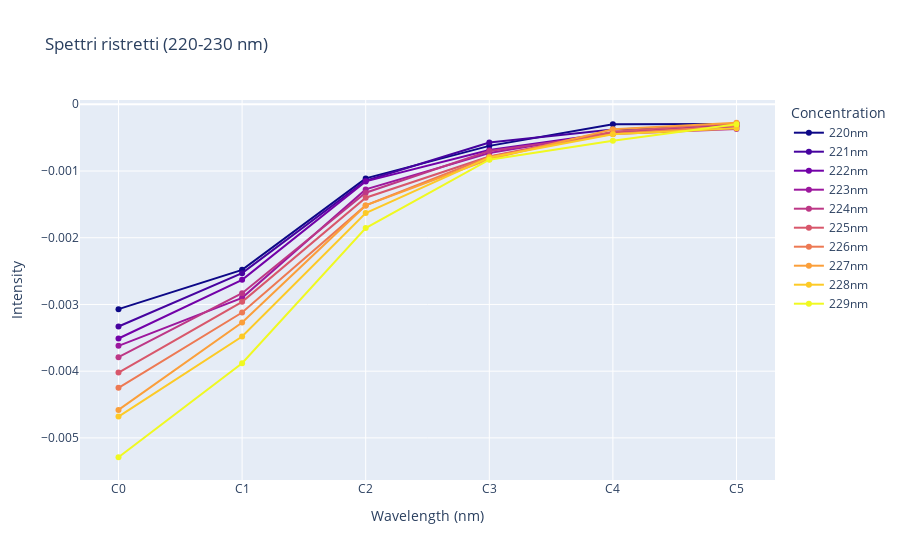

The notebook cell saved with this chart:
### Code cell
fig = go.Figure()
colors = px.colors.sample_colorscale(px.colors.sequential.Plasma, 10)

for idx,i in enumerate(range(λmin,λmax)):
    fig.add_trace(go.Scatter(
        x=spettro_ristretto['Concentration'],
        y=spettro_ristretto[i],
        mode='lines+markers',
        name=str(i)+'nm',
        line=dict(color=colors[idx]),
        marker=dict(color=colors[idx])
    ))

fig.update_layout(
    # yaxis_type='log',
    title='Spettri ristretti (220-230 nm)',
    xaxis_title='Wavelength (nm)',
    yaxis_title='Intensity',
    legend_title='Concentration'
)
fig.show()

### Figure 1 — Plotly figure (JSON) as saved in the notebook; plotly's stock layout.template omitted (floating-point values rounded to 4 significant figures)
{"data": [{"line": {"color": "rgb(13, 8, 135)"}, "marker": {"color": "rgb(13, 8, 135)"}, "mode": "lines+markers", "name": "220nm", "type": "scatter", "x": ["C0", "C1", "C2", "C3", "C4", "C5"], "y": [-0.00307, -0.002481, -0.001111, -0.000623, -0.0002995, -0.0002966]}, {"line": {"color": "rgb(70, 3, 159)"}, "marker": {"color": "rgb(70, 3, 159)"}, "mode": "lines+markers", "name": "221nm", "type": "scatter", "x": ["C0", "C1", "C2", "C3", "C4", "C5"], "y": [-0.00333, -0.002531, -0.001146, -0.000573, -0.000377, -0.0003086]}, {"line": {"color": "rgb(114, 1, 168)"}, "marker": {"color": "rgb(114, 1, 168)"}, "mode": "lines+markers", "name": "222nm", "type": "scatter", "x": ["C0", "C1", "C2", "C3", "C4", "C5"], "y": [-0.00351, -0.002631, -0.001156, -0.0006863, -0.000427, -0.0002866]}, {"line": {"color": "rgb(156, 23, 158)"}, "marker": {"color": "rgb(156, 23, 158)"}, "mode": "lines+markers", "name": "223nm", "type": "scatter", "x": ["C0", "C1", "C2", "C3", "C4", "C5"], "y": [-0.00362, -0.002901, -0.001276, -0.0007297, -0.000422, -0.0003346]}, {"line": {"color": "rgb(189, 55, 134)"}, "marker": {"color": "rgb(189, 55, 134)"}, "mode": "lines+markers", "name": "224nm", "type": "scatter", "x": ["C0", "C1", "C2", "C3", "C4", "C5"], "y": [-0.00379, -0.002831, -0.001326, -0.0006997, -0.0004445, -0.0003706]}, {"line": {"color": "rgb(216, 87, 107)"}, "marker": {"color": "rgb(216, 87, 107)"}, "mode": "lines+markers", "name": "225nm", "type": "scatter", "x": ["C0", "C1", "C2", "C3", "C4", "C5"], "y": [-0.00402, -0.002961, -0.001401, -0.000783, -0.0004095, -0.0002886]}, {"line": {"color": "rgb(237, 121, 83)"}, "marker": {"color": "rgb(237, 121, 83)"}, "mode": "lines+markers", "name": "226nm", "type": "scatter", "x": ["C0", "C1", "C2", "C3", "C4", "C5"], "y": [-0.00425, -0.003121, -0.001515, -0.0007863, -0.0004395, -0.0003206]}, {"line": {"color": "rgb(251, 159, 58)"}, "marker": {"color": "rgb(251, 159, 58)"}, "mode": "lines+markers", "name": "227nm", "type": "scatter", "x": ["C0", "C1", "C2", "C3", "C4", "C5"], "y": [-0.00458, -0.003271, -0.001515, -0.000823, -0.0003745, -0.0002766]}, {"line": {"color": "rgb(253, 202, 38)"}, "marker": {"color": "rgb(253, 202, 38)"}, "mode": "lines+markers", "name": "228nm", "type": "scatter", "x": ["C0", "C1", "C2", "C3", "C4", "C5"], "y": [-0.00468, -0.003481, -0.001631, -0.0007963, -0.0004495, -0.0003606]}, {"line": {"color": "rgb(240, 249, 33)"}, "marker": {"color": "rgb(240, 249, 33)"}, "mode": "lines+markers", "name": "229nm", "type": "scatter", "x": ["C0", "C1", "C2", "C3", "C4", "C5"], "y": [-0.00529, -0.003881, -0.001855, -0.0008297, -0.000547, -0.0002986]}], "layout": {"legend": {"title": {"text": "Concentration"}}, "title": {"text": "Spettri ristretti (220-230 nm)"}, "xaxis": {"title": {"text": "Wavelength (nm)"}}, "yaxis": {"title": {"text": "Intensity"}}}}
